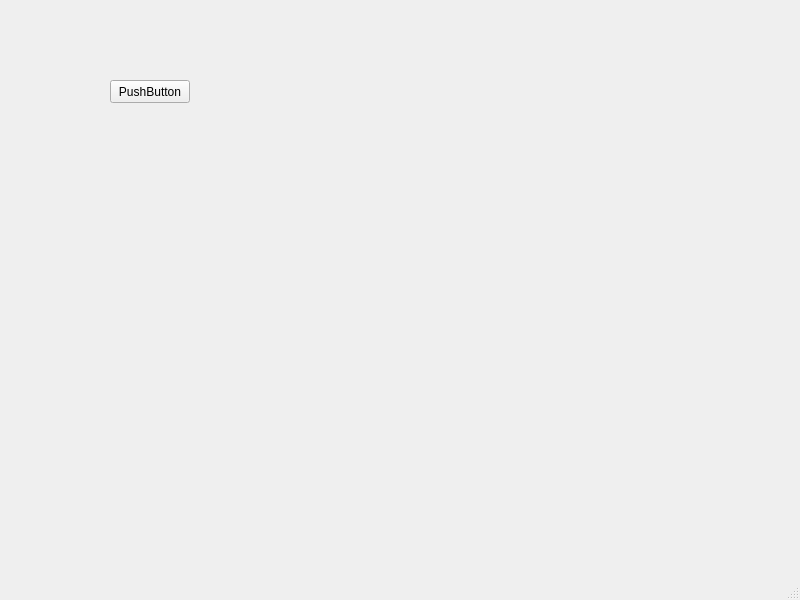
<?xml version="1.0" encoding="UTF-8"?>
<ui version="4.0">
 <class>MainWindow</class>
 <widget class="QMainWindow" name="MainWindow">
  <property name="geometry">
   <rect>
    <x>0</x>
    <y>0</y>
    <width>800</width>
    <height>600</height>
   </rect>
  </property>
  <property name="windowTitle">
   <string>MainWindow</string>
  </property>
  <widget class="QWidget" name="centralwidget">
   <widget class="QPushButton" name="pushButton">
    <property name="geometry">
     <rect>
      <x>110</x>
      <y>80</y>
      <width>80</width>
      <height>23</height>
     </rect>
    </property>
    <property name="text">
     <string>PushButton</string>
    </property>
   </widget>
  </widget>
  <widget class="QMenuBar" name="menubar">
   <property name="geometry">
    <rect>
     <x>0</x>
     <y>0</y>
     <width>800</width>
     <height>20</height>
    </rect>
   </property>
  </widget>
  <widget class="QStatusBar" name="statusbar"/>
 </widget>
 <resources/>
 <connections/>
</ui>
